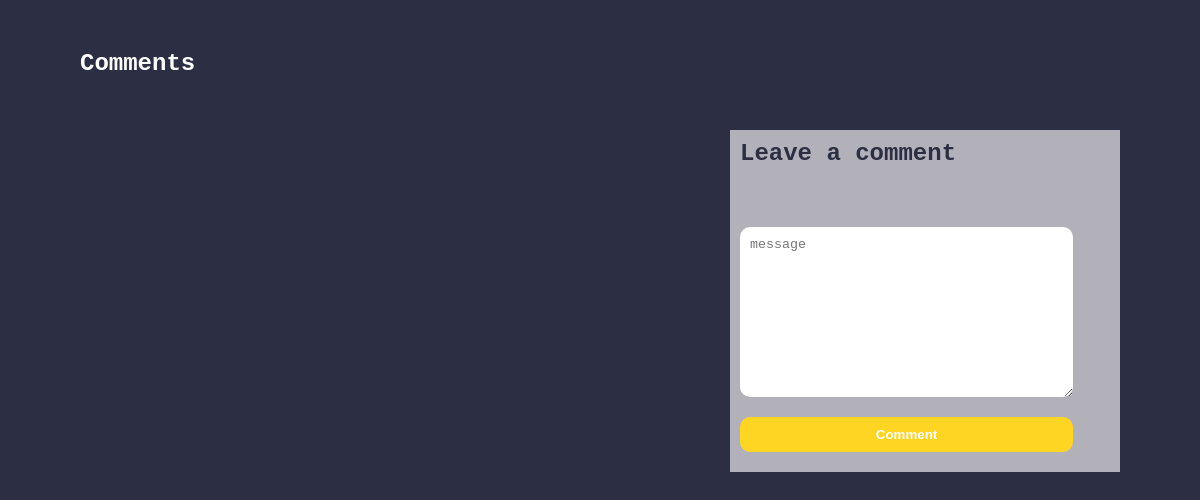
Before: / with the older database file.
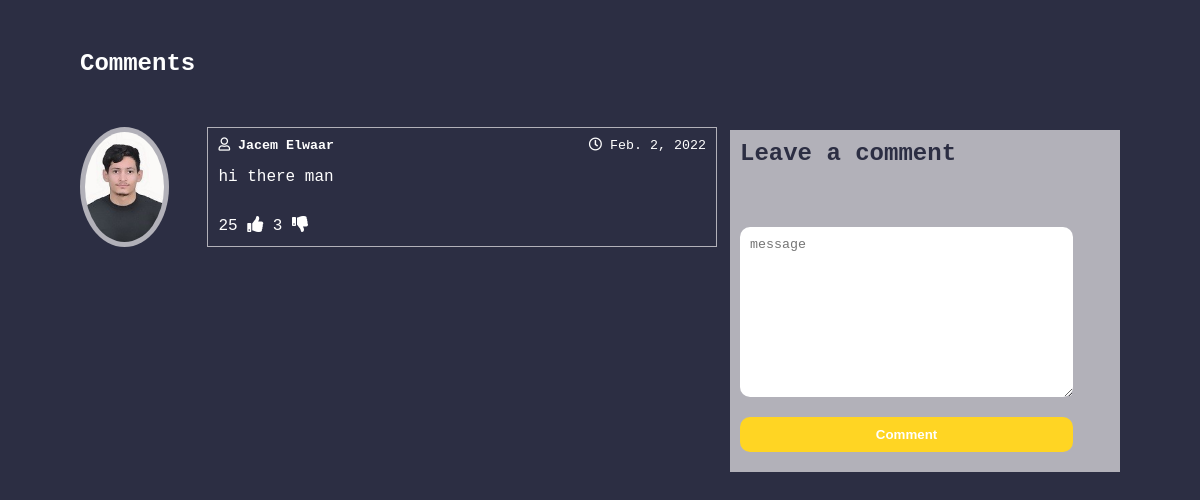
After: the same page with the newer database file.
### comment/models.py (models this page shows, shortened)
class Comment(models.Model):
    author = models.ForeignKey(Author, on_delete=models.CASCADE)
    content = models.TextField()
    date = models.DateField(auto_now_add=True)
    class Meta:
        ordering = ["-date"]

class Author(models.Model):
    user = models.ForeignKey(User, on_delete=models.CASCADE)
    fullname = models.CharField(max_length=255, blank=True, null=True)
    image = models.ImageField(upload_to='static/image' ,  blank=True , null=True)

### comment/views.py (the view)
# urls.py: path('', index, name="home")
def index(request):
    comments = Comment.objects.all()
    context = {"comments": comments}
    return render(request, 'pages/index.html', context)

### templates/pages/index.html (shortened to what this page needs)
{% load static %}
<html lang="en">
<head>
    <link rel="stylesheet" href="{% static 'style.css' %}">
    <link rel="stylesheet" href="https://cdnjs.cloudflare.com/ajax/libs/font-awesome/5.15.3/css/all.min.css">
</head>
<body>
        <div class="container">
            <div class="comments">
                <h2>Comments</h2>
                {% for comment in comments %}
                <div class="comment">
                    <img src="{{comment.author.image.url}}" alt="" class="avatar">
                    <div class="comment-card">
                        <small class="author"><i class="far fa-user"></i> {{comment.author.fullname|title}}</small>
                        <small class="date"><i class="far fa-clock"></i> {{comment.date|date}}</small>
                        <div class="comment-content"> {{comment.content}}</div>
                        <span class="reactions">25 <i class="fas fa-thumbs-up like"></i>&nbsp;3 <i class="fas fa-thumbs-down dislike"></i></span>
                    </div>
                </div>
               {% endfor %}
            </div>
            <div class="form">
                <h2>Leave a comment</h2>
                <form action="." role="form" method="POST" id="comment-form">
                    <textarea class="form-input"  name="message" placeholder="message" cols="30" rows="10"></textarea>
                    <input class="form-btn form-input" type="submit" value="Comment" name="comment-form" id="submitt">
                </form>
            </div>
        </div>
</body>
</html>

### static/style.css (style rules this page uses)
* { margin: 0; padding: 0; box-sizing: border-box; }
:root { --bg-color: #2C2E43; --text-color: #fff; --gray-color: #B2B1B9; --yellow-color: #FFD523; }
html { background-color: var(--bg-color); font-family: 'Courier New', monospace; color: var(--text-color); }
.container { margin: 50px 80px; display: flex; flex-direction: row; }
h1, h2 { margin-bottom: 50px; }
.comments { flex: 60%; }
.comment { display: grid; grid-template-columns: 20% auto; margin: 2% 2% 0 0; }
.comment-card { border: solid 1px var(--gray-color); padding: 10px; }
.comment-content { margin-block: 30px; }
.author { float: left; font-weight: 900; }
.date { float: right; }
.avatar { max-height: 120px; width: 70%; background-color: var(--gray-color); padding: 5px; border-radius: 50%; }
.form { flex:35%; background-color: var(--gray-color); padding: 10px; display: flex; flex-direction: column; color: var(--bg-color); max-height: 600px; margin-top: 80px; }
.form-input { width: 90%; margin-block: 10px; padding: 10px; border-radius: 10px; border: none; }
.form-btn { background-color: var(--yellow-color); color: var(--text-color); font-weight: 900; cursor: pointer; }

Changed rows visible on the page:
added Comment: author.image (picture), author.fullname "Jacem Elwaar", date "Feb. 2, 2022", content "hi there man"
